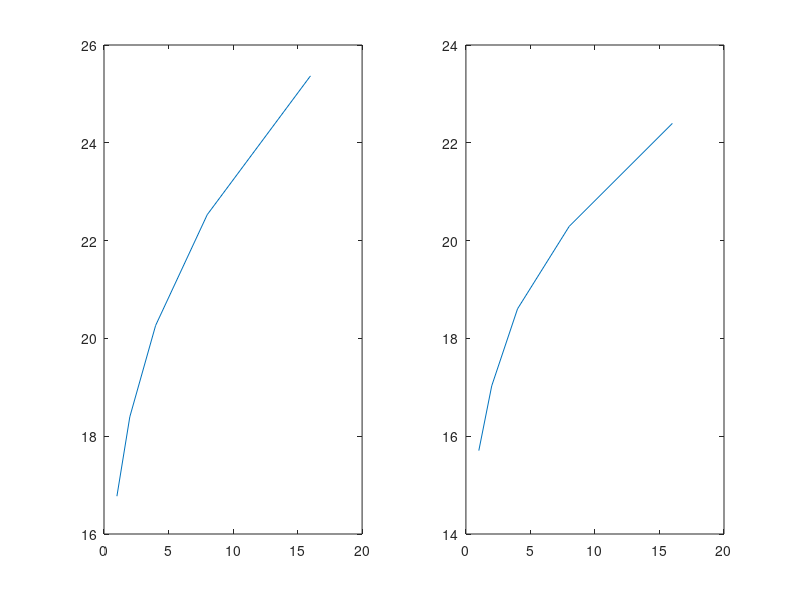

The MATLAB script that drew this image:
subplot(1,2,1);
x = [1,2,4,8,16];
y = [16.7727,18.3956,20.2646,22.5301,25.3686];
plot(x,y)

subplot(1,2,2);
x = [1,2,4,8,16];
y = [15.7056,17.029,18.6044,20.2897,22.3973];
plot(x,y)